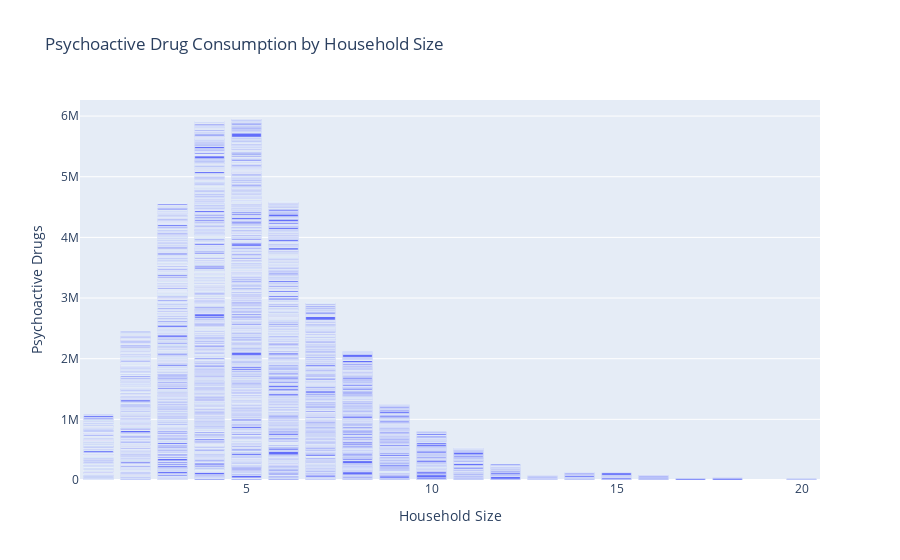

Notebook code for this chart:
### Code cell
import pandas as pd
import plotly.express as px
import matplotlib.pyplot as plt
%matplotlib inline

data = pd.read_excel('Family Income and Expenditure.xlsx', usecols='A,B,C,D,M,N,AH')
df_CL = data.loc[data['Region'].str.contains('III - Central Luzon', regex=True)]
df_CL = df_CL.reset_index(drop=True)
familyconsumptionofPD = df[['Total Number of Family members', 'Psychoactive Drugs']]
fig1=px.bar(familyconsumptionofPD, x='Total Number of Family members', y='Psychoactive Drugs', labels={'Total Number of Family members':'Household Size','Psychoactive Drugs':'Psychoactive Drugs'},
            title = 'Psychoactive Drug Consumption by Household Size')
fig1.show()

### Figure 1 — Plotly figure (JSON) as saved in the notebook; plotly's stock layout.template omitted (floating-point values rounded to 4 significant figures; data arrays with more than 128 entries replaced by an {"elided": "..."} marker saying what was removed)
{"data": [{"alignmentgroup": "True", "hovertemplate": "Household Size=%{x}<br>Psychoactive Drugs=%{y}<extra></extra>", "legendgroup": "", "marker": {"color": "#636efa", "pattern": {"shape": ""}}, "name": "", "offsetgroup": "", "orientation": "v", "showlegend": false, "textposition": "auto", "type": "bar", "x": {"elided": "7367 int values"}, "xaxis": "x", "y": {"elided": "7367 int values"}, "yaxis": "y"}], "layout": {"autosize": true, "barmode": "relative", "legend": {"tracegroupgap": 0}, "title": {"text": "Psychoactive Drug Consumption by Household Size"}, "xaxis": {"anchor": "y", "autorange": true, "domain": [0, 1], "range": [0.5, 20.5], "title": {"text": "Household Size"}, "type": "linear"}, "yaxis": {"anchor": "x", "autorange": true, "domain": [0, 1], "range": [0, 6265000.0], "title": {"text": "Psychoactive Drugs"}, "type": "linear"}}}
